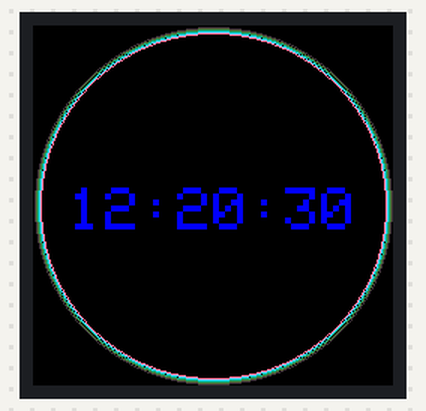
Recording of a sketch running on a simulated Arduino Uno, built with avr-gcc and run on an emulated ATmega328P. Parts: 240×240 colour display. Random numbers use the default seed unless the sketch sets one; what the sketch prints to the serial monitor is not drawn.

Above: at 0.8 s.

The sketch:

TFT_Display_GC9A01_2.ino
```cpp
/*
Программа тестирования дисплея GC9A01A
Версия 2.
Графика
*/

//=============================================================================
// Подключаемые файлы
//=============================================================================
#include <Adafruit_GFX.h>
#include <Adafruit_GC9A01A.h>

//=============================================================================
// Константы
//=============================================================================

// Определяем пины для Arduino Due
#define TFT_CS   10
#define TFT_DC   8
#define TFT_RST  9

//=============================================================================
// Глобальные переменные
//=============================================================================

// Инициализация дисплея
Adafruit_GC9A01A tft(TFT_CS, TFT_DC, TFT_RST);
int X0 = 0;
int Y0 = 0;

//=============================================================================
// Программа начальной установки
//=============================================================================
void setup()
{
  Serial.begin(115200);
  Serial.println("GC9A01 Test begin!");

  // Инициализация дисплея
  tft.begin();

  Serial.println("Display GC9A01 installed");

  // Поворот дисплея (0, 1, 2, 3)
  int iRotation = 2;
  Serial.println("Display GC9A01 rotation:" + String(iRotation));
  tft.setRotation(iRotation);

  // Заполняем экран черным
  tft.fillScreen(GC9A01A_BLACK);
  delay(500);

  // Тест графики
  // Рисуем круг
  int R = 120;
  int X = 120;
  int Y = 120;
  //tft.drawCircle(60, 120, 30, GC9A01A_GREEN);
  for(int i = 1; i < 6; i++)
  {
    tft.drawCircle(X, Y, R - i, random(0xFFFF));
  }
  //Минутная стрелка
  //tft.fillRect(X, Y - 1, 100, 2, GC9A01A_BLUE);

  //Часовая стрелка
  //tft.fillRect(X, Y - 1, 2, 50, GC9A01A_RED);

  //Шрифт 4
  //10 символов на 240 пикселей (24 пикселя на символ)
  X = 24;
  Y = 120 - 12;
  tft.setCursor(X, Y);
  tft.setTextColor(GC9A01A_BLUE);
  tft.setTextSize(4);
  //tft.println("1234567890");
  tft.println("12:20:30");

}//End of void setup()

//=============================================================================
// Главный цикл программы
//=============================================================================
void loop()
{
/*
  // Анимация меняющихся кругов
  for (int i = 0; i < 240; i += 10) {
    tft.fillCircle(i, 120, 20, random(0xFFFF));
    delay(50);
  }

  tft.fillScreen(GC9A01A_BLACK);
  delay(500);
*/
}//End of void loop()

//=============================================================================
// Подпрограммы
//=============================================================================
void testDrawShapes() {
  // Рисуем прямоугольник
  tft.drawRect(10, 10, 100, 50, GC9A01A_RED);

  // Заливаем прямоугольник
  tft.fillRect(120, 10, 100, 50, GC9A01A_BLUE);

  // Рисуем круг
  tft.drawCircle(60, 120, 30, GC9A01A_GREEN);

  // Заливаем круг
  tft.fillCircle(180, 120, 30, GC9A01A_YELLOW);

  // Рисуем треугольник
  tft.drawTriangle(30, 180, 60, 220, 90, 180, GC9A01A_CYAN);

  delay(20000);
  tft.fillScreen(GC9A01A_BLACK);
}

void testText() {
  tft.setCursor(X0, Y0);

  // Разный размер текста
  tft.setTextColor(GC9A01A_WHITE);
  tft.setTextSize(1);
  tft.println("Size 1: Arduino Due");

  tft.setTextColor(GC9A01A_GREEN);
  tft.setTextSize(2);
  tft.println("Size 2: GC9A01");

  tft.setTextColor(GC9A01A_RED);
  tft.setTextSize(3);
  tft.println("Size 3: 240x240");

  tft.setTextColor(GC9A01A_BLUE);
  tft.setTextSize(4);
  tft.println("SPI");

  delay(3000);
  tft.fillScreen(GC9A01A_BLACK);

  // Вывод различных данных
  tft.setTextSize(2);
  tft.setTextColor(GC9A01A_WHITE);
  tft.setCursor(0, 0);

  tft.print("Voltage: ");
  tft.println(3.3, 1);

  tft.print("Time: ");
  tft.println(millis());

  delay(2000);
}
```
